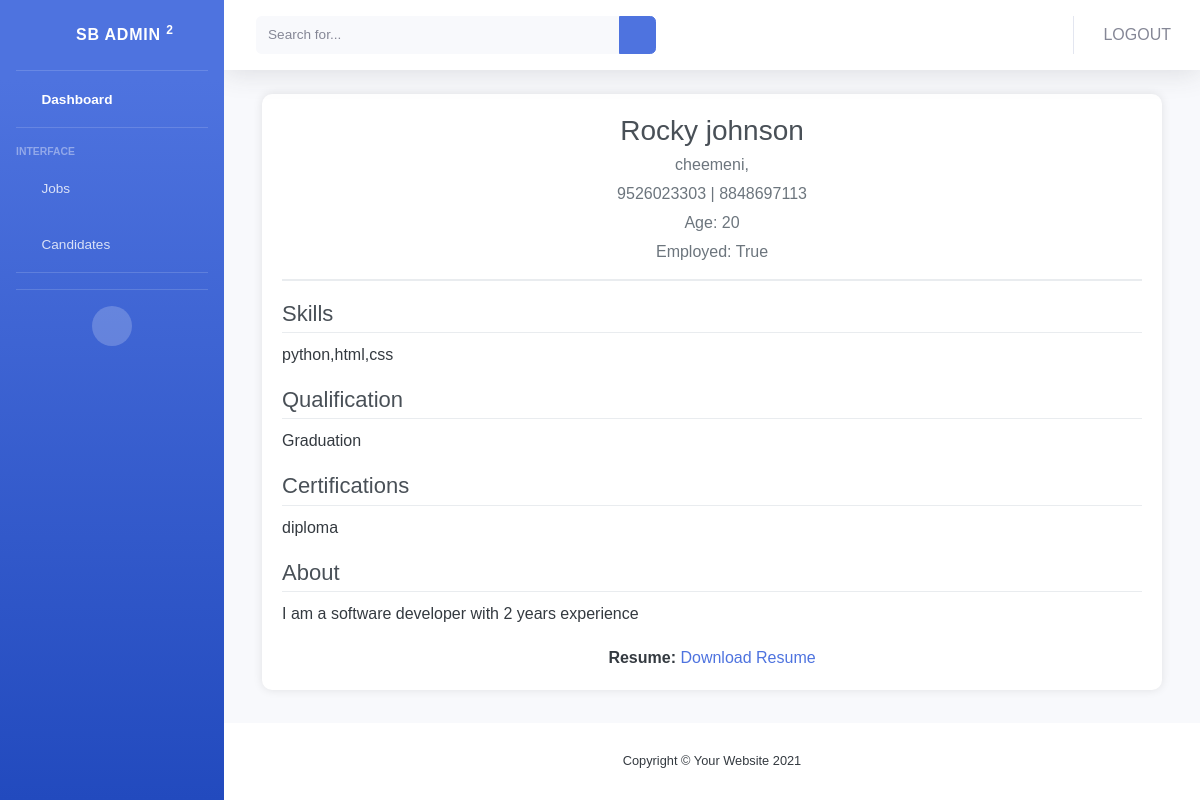
The app's page /application-profile-admin/8 with its own data.
### app1/models.py (models this page shows)
class Profile(models.Model):
      first_name = models.CharField(max_length=100)
      last_name = models.CharField(max_length=100)
      address = models.CharField(max_length=100)
      phone1 = models.CharField(max_length=100)
      phone2 = models.CharField(max_length=100)
      age = models.IntegerField()
      employed = models.BooleanField()
      skills = models.CharField(max_length=100)
      qualification = models.CharField(max_length=100)
      certifications = models.CharField(max_length=100)
      resume = models.FileField(upload_to='resume', max_length=100)
      about = models.CharField(max_length=100)
      user = models.ForeignKey(User,on_delete=models.CASCADE,null=True)

### app1/views.py (the view)
# urls.py: path("application-profile-admin/<int:pk>",views.application_profile_admin,name="application-profile-admin"),
def application_profile_admin(request,pk):
      user = User.objects.get(id=pk)
      global user_id
      user_id = user.id
      profile = Profile.objects.get(user=user)
      context = {"profile":profile}
      return render(request,'admin/user_profile_admin.html',context)

### templates/admin/user_profile_admin.html (shortened to what this page needs)
{% extends 'admin/base.html' %}
{% block main %}
<div class="admin-container">
      <div class="admin-header">
          <h1>{{ profile.first_name }} {{ profile.last_name }}</h1>
          <p>{{ profile.address }}</p>
          <p>{{ profile.phone1 }} | {{ profile.phone2 }}</p>
          <p>Age: {{ profile.age }}</p>
          <p>Employed: {{ profile.employed }}</p>
      </div>
      <div class="admin-section">
          <h2>Skills</h2>
          <p>{{ profile.skills }}</p>
      </div>
      <div class="admin-section">
          <h2>Qualification</h2>
          <p>{{ profile.qualification }}</p>
      </div>
      <div class="admin-section">
          <h2>Certifications</h2>
          <p>{{ profile.certifications }}</p>
      </div>
      <div class="admin-section">
          <h2>About</h2>
          <p>{{ profile.about }}</p>
      </div>
      <div class="resume-link">
          <strong>Resume: </strong><a href="{% url 'download_resume_admin' %}">Download Resume</a>
      </div>
  </div>
{% endblock %}

### templates/admin/user_profile_admin.html (style rules this page uses)
body { font-family: Arial, sans-serif; background-color: #f8f9fa; color: #343a40; margin: 0; padding: 0; }
.admin-container { padding: 20px; max-width: 900px; margin: 20px auto; background: #ffffff; border-radius: 10px; box-shadow: 0 0 10px rgba(0, 0, 0, 0.1); }
.admin-header { text-align: center; padding-bottom: 10px; margin-bottom: 20px; border-bottom: 2px solid #e9ecef; }
.admin-header h1 { margin: 0; font-size: 28px; color: #495057; }
.admin-header p { margin: 5px 0; color: #6c757d; }
.admin-section { margin-bottom: 20px; }
.admin-section h2 { font-size: 22px; color: #495057; border-bottom: 1px solid #e9ecef; padding-bottom: 5px; margin-bottom: 10px; }
.admin-section p { margin: 5px 0; color: #343a40; }
.resume-link { text-align: center; margin-top: 20px; }
.resume-link a { display: inline-block; }

### records on screen
Profile: first_name "Rocky", last_name "johnson", address "cheemeni,", phone1 "9526023303", phone2 "8848697113", age "20", employed "True", skills "python,html,css", qualification "Graduation", certifications "diploma", about "I am a software developer with 2 years experience"
